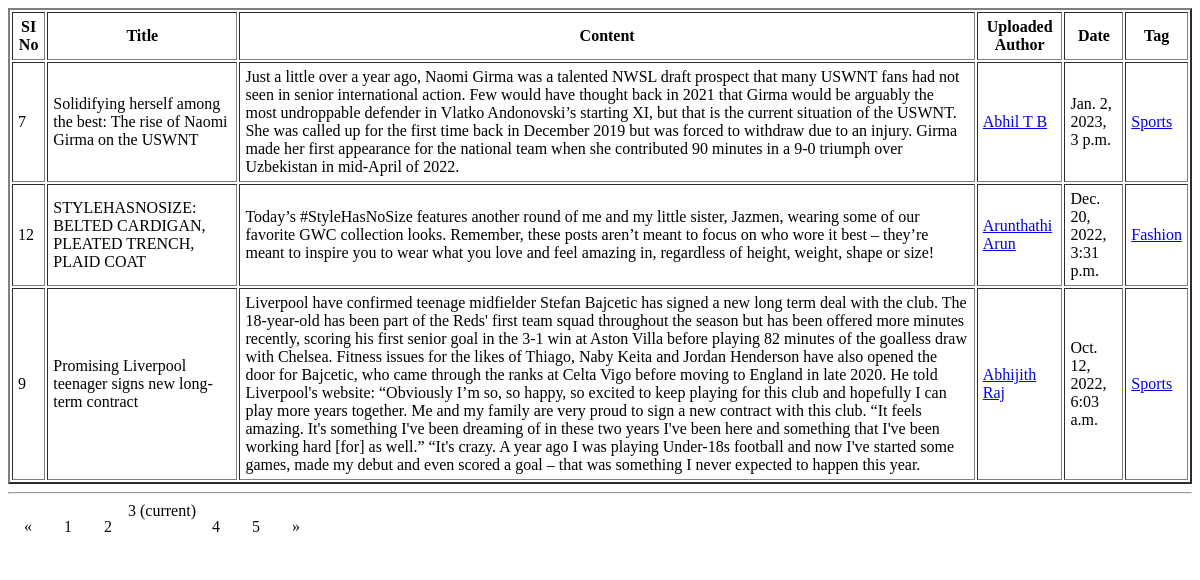
The app's page /main/blogview/?page=3 with its own data.
### main/models.py (models this page shows, shortened)
class Blog(models.Model):
    title=models.CharField("Enter title name",max_length=100)
    author=models.ForeignKey(Author,on_delete=models.CASCADE)
    blog_category=models.ForeignKey(Blog_category,on_delete=models.CASCADE)
    content=models.TextField(max_length=2000, help_text="Enter you blog text here.")
    upload_date=models.DateTimeField("Enter upload date and time",max_length=50)
    tags=models.ManyToManyField(Tags)

class Author(models.Model):
    name=models.CharField("Enter author name",max_length=30)
    contact=models.CharField("Enter contact number",max_length=30)
    email=models.EmailField("Enter email id",max_length=30)
    address=models.CharField(max_length=500)
    author_category=models.ForeignKey(Author_category,on_delete=models.CASCADE)
    def __str__(self):
        return self.name

class Tags(models.Model):
    name=models.CharField("Enter tag name",max_length=30)

### main/views.py (the view)
# urls.py: path("blogview/",views.blogfieldDisplay,name="blogfieldDisplay"),
def blogfieldDisplay(request):
    allTags=Blog.tags.through.objects.all()
    user_list = Blog.objects.all().order_by('-title')
    page = request.GET.get('page', 1)
    paginator = Paginator(user_list, 3)
    try:
        users = paginator.page(page)
    except PageNotAnInteger:
        users = paginator.page(1)
    except EmptyPage:
        users = paginator.page(paginator.num_pages)
    return render(request, 'main/blogField.html', { "tags":allTags,'users': users })

### main/templates/main/blogField.html (shortened to what this page needs)
<!DOCTYPE html>
<html lang="en">
<head>
</head>
<body>
    <form action="" method="post">
        <table align="center" border="2" cellpadding="5">
            <tr>
                <th>SI No</th>
                <th>Title</th>
                <th>Content</th>
                <th>Uploaded Author</th>
                <th>Date</th>
                <th>Tag</th>
            </tr>
            {% for data in users %}
            <tr>
                    <td>{{ data.id }}</td>
                    <td>{{ data.title }}</td>
                    <td>{{ data.content }}</td>
                    <td><a href="{% url 'main_app:authorData' data.author_id %}">{{ data.author }}</a></td>
                    <td>{{ data.upload_date }}</td>
                    <td>
                    {% for tag in data.tags.all %}
                        <a href="{% url 'main_app:tagData' tag.id %}">{{ tag.name }}</a>
                    {% endfor %}
                </td>
            </tr>
            {% endfor %}
        </table>
        <hr>
            <center>
            {% if users.has_other_pages %}
  <ul class="pagination" align="center">
    {% if users.has_previous %}
      <li><a href="?page={{ users.previous_page_number }}">&laquo;</a></li>
    {% else %}
      <li class="disabled"><span>&laquo;</span></li>
    {% endif %}
    {% for i in users.paginator.page_range %}
      {% if users.number == i %}
        <li class="active"><span>{{ i }} <span class="sr-only">(current)</span></span></li>
      {% else %}
        <li><a href="?page={{ i }}">{{ i }}</a></li>
      {% endif %}
    {% endfor %}
    {% if users.has_next %}
      <li><a href="?page={{ users.next_page_number }}">&raquo;</a></li>
    {% else %}
      <li class="disabled"><span>&raquo;</span></li>
    {% endif %}
  </ul>
{% endif %}
</center>
    </form>
</body>
</html>

### main/templates/main/blogField.html (style rules this page uses)
ul { list-style-type: none; margin: 0; padding: 0; overflow: hidden; background-color: white; align-content: center; }
li { float: left; border: #070505; }
li a { display: block; color: rgb(13, 13, 13); text-align: center; padding: 16px; text-decoration: none; }

### records on screen
Blog: id "7", title "Solidifying herself among the best: The rise of Naomi Girma on the USWNT", content "Just a little over a year ago, Naomi Girma was a talented NWSL draft prospect that many USWNT fans had not seen in senior international action. Few would have thought back in 2021 that Girma would be arguably the most undroppable defender in Vlatko Andonovski’s starting XI, but that is the current situation of the USWNT. She was called up for the first time back in December 2019 but was forced to withdraw due to an injury. Girma made her first appearance for the national team when she contributed 90 minutes in a 9-0 triumph over Uzbekistan in mid-April of 2022.", author "Abhil T B", upload_date "Jan. 2, 2023, 3 p.m."
Tags: name "Sports"
Blog: id "12", title "STYLEHASNOSIZE: BELTED CARDIGAN, PLEATED TRENCH, PLAID COAT", content "Today’s #StyleHasNoSize features another round of me and my little sister, Jazmen, wearing some of our favorite GWC collection looks. Remember, these posts aren’t meant to focus on who wore it best – they’re meant to inspire you to wear what you love and feel amazing in, regardless of height, weight, shape or size!", author "Arunthathi Arun", upload_date "Dec. 20, 2022, 3:31 p.m."
Tags: name "Fashion"
Blog: id "9", title "Promising Liverpool teenager signs new long-term contract", content "Liverpool have confirmed teenage midfielder Stefan Bajcetic has signed a new long term deal with the club. The 18-year-old has been part of the Reds' first team squad throughout the season but has been offered more minutes recently, scoring his first senior goal in the 3-1 win at Aston Villa before playing 82 minutes of the goalless draw with Chelsea. Fitness issues for the likes of Thiago, Naby Keita and Jordan Henderson have also opened the door for Bajcetic, who came through the ranks at Celta Vigo before moving to England in late 2020. He told Liverpool's website: “Obviously I’m so, so happy, so excited to keep playing for this club and hopefully I can play more years together. Me and…", author "Abhijith Raj", upload_date "Oct. 12, 2022, 6:03 a.m."

### other values on screen
{{ i }} "1" "2" "4" "5"
{{ i }} "3"
